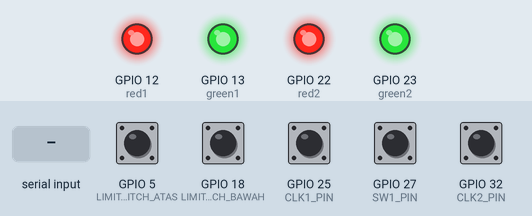
The sketch below on a simulated ESP32. Parts: output pins drawn as LEDs (lit = HIGH). The inputs (shaded band) are chosen by the test bench; at power-on: GPIO 5 (LIMIT_SWITCH_ATAS), GPIO 18 (LIMIT_SWITCH_BAWAH), GPIO 25 (CLK1_PIN), GPIO 27 (SW1_PIN), GPIO 32 (CLK2_PIN) HIGH. What the sketch prints to the serial monitor is not drawn.

Above: at 1.2 s.
1.3 s: "a" received over Serial
At 1.6 s:
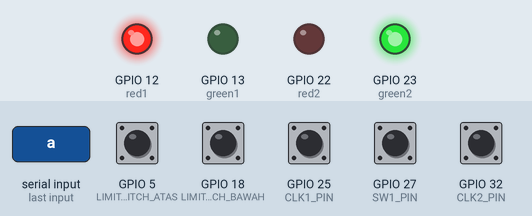
2.8 s: "b" received over Serial
At 4.0 s:
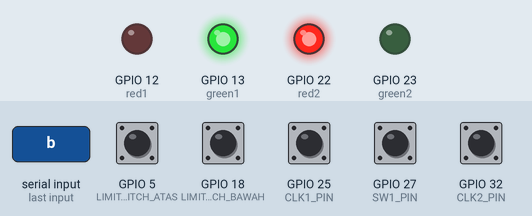
4.3 s: "c" received over Serial
At 5.1 s:
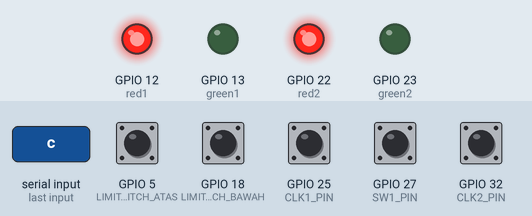
Timing chart, 0 to 7.3 s (numbered marks = the images above; inputs shaded):
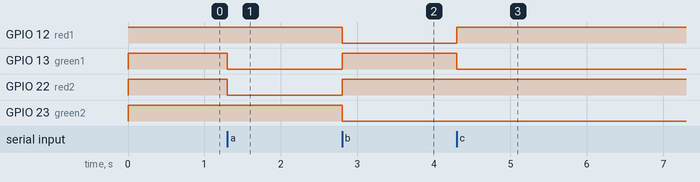

The sketch:

mechatronic_paintings.ino
```cpp
#include <ezButton.h>

#define CLK1_PIN 25
#define DT1_PIN 26
#define SW1_PIN 27

#define CLK2_PIN 32
#define DT2_PIN 33

#define LIMIT_SWITCH_ATAS 5
#define LIMIT_SWITCH_BAWAH 18

#define red1 12
#define green1 13
#define red2 22
#define green2 23

const int COUNTER1_MIN = 0;
const int COUNTER1_MAX = 50;
const int COUNTER2_MIN = 0;
const int COUNTER2_MAX = 1000;

volatile int counter1 = 0;
volatile int counter2 = 0;

bool encoder1Enabled = false;
bool encoder2Enabled = false;

ezButton button(SW1_PIN);
unsigned long lastPrint = 0;

// === Interrupt Handler Encoder 1 ===
void IRAM_ATTR readEncoder1() {
  if (!encoder1Enabled) return;

  int dt = digitalRead(DT1_PIN);
  if (dt == HIGH) {
    counter1--;
  } else {
    counter1++;
  }

  if (counter1 < COUNTER1_MIN) counter1 = COUNTER1_MIN;
  if (counter1 > COUNTER1_MAX) counter1 = COUNTER1_MAX;
}

// === Interrupt Handler Encoder 2 ===
void IRAM_ATTR readEncoder2() {
  if (!encoder2Enabled) return;

  int dt = digitalRead(DT2_PIN);
  if (dt == HIGH) {
    counter2--;
  } else {
    counter2++;
  }

  if (counter2 < COUNTER2_MIN) counter2 = COUNTER2_MIN;
  if (counter2 > COUNTER2_MAX) counter2 = COUNTER2_MAX;
}

void setup() {
  Serial.begin(115200);

  pinMode(CLK1_PIN, INPUT_PULLUP);
  pinMode(DT1_PIN, INPUT_PULLUP);
  pinMode(CLK2_PIN, INPUT_PULLUP);
  pinMode(DT2_PIN, INPUT_PULLUP);
  pinMode(SW1_PIN, INPUT_PULLUP);

  pinMode(LIMIT_SWITCH_ATAS, INPUT_PULLUP);
  pinMode(LIMIT_SWITCH_BAWAH, INPUT_PULLUP);

  pinMode(red1, OUTPUT);
  pinMode(green1, OUTPUT);
  pinMode(red2, OUTPUT);
  pinMode(green2, OUTPUT);

  analogWrite(red1, 255);
  analogWrite(green1, 255);
  analogWrite(red2, 255);
  analogWrite(green2, 255);

  button.setDebounceTime(50);

  // Attach interrupt to CLK pins
  attachInterrupt(digitalPinToInterrupt(CLK1_PIN), readEncoder1, RISING);
  attachInterrupt(digitalPinToInterrupt(CLK2_PIN), readEncoder2, RISING);
}

void loop() {
  button.loop();

  // Limit Switch Logic
  if (digitalRead(LIMIT_SWITCH_ATAS) == HIGH) {
    counter1 = COUNTER1_MIN;
    counter2 = COUNTER2_MIN;
  }
  if (digitalRead(LIMIT_SWITCH_BAWAH) == HIGH) {
    counter1 = COUNTER1_MAX;
    counter2 = COUNTER2_MAX;
  }

  // Serial Command
  if (Serial.available()) {
    char cmd = Serial.read();
    if (cmd == 'a') {
      encoder1Enabled = true;
      encoder2Enabled = false;
      analogWrite(red1, 255);
      analogWrite(green1, 0);
      analogWrite(red2, 0);
      analogWrite(green2, 255);
    } else if (cmd == 'b') {
      encoder1Enabled = false;
      encoder2Enabled = true;
      analogWrite(red1, 0);
      analogWrite(green1, 255);
      analogWrite(red2, 255);
      analogWrite(green2, 0);
    } else if (cmd == 'c') {
      encoder1Enabled = true;
      encoder2Enabled = true;
      analogWrite(red1, 255);
      analogWrite(green1, 0);
      analogWrite(red2, 255);
      analogWrite(green2, 0);
    }
  }

  // Cetak tiap 100ms
  unsigned long now = millis();
  if (now - lastPrint >= 100) {
    lastPrint = now;

    int persen1 = map(counter1, COUNTER1_MIN, COUNTER1_MAX, 0, 100);
    int persen2 = map(counter2, COUNTER2_MIN, COUNTER2_MAX, 0, 100);

    Serial.print("ENC1: ");
    Serial.print(counter1);
    Serial.print(" (");
    Serial.print(persen1);
    Serial.print("%), ENC2: ");
    Serial.print(counter2);
    Serial.print(" (");
    Serial.print(persen2);
    Serial.println("%)");
  }

  if (button.isPressed()) {
    Serial.println("Tombol encoder 1 ditekan!");
  }
}
```

Measured:
- after the input at 1.3 s, GPIO 13 (green1), GPIO 22 (red2): HIGH → LOW at once
- after the input at 2.8 s, GPIO 12 (red1), GPIO 23 (green2): HIGH → LOW at once; GPIO 13 (green1), GPIO 22 (red2): LOW → HIGH at once
- after the input at 4.3 s, GPIO 12 (red1): LOW → HIGH at once; GPIO 13 (green1): HIGH → LOW at once
